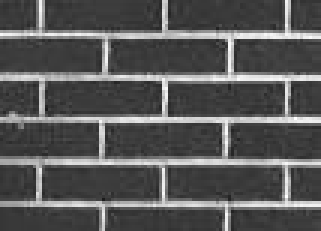
%> input picture Texture_Synthesis/input_textures/brickbw.jpg, 107 x 77 px (shown 3 times larger)
$ octave synthesize_textures.m   (GNU Octave 9; MATLAB toolbox functions it lacks are replaced by stand-ins)
%> lines starting %> are read from the running program, lines starting %| are printed output that depends on the picture; in (x1, y1, x2, y2) boxes, pixels count from 0 and x2, y2 are one past the last pixel; in counts of white or black regions, pixels touching at a corner belong together; the program's own positions count from 1
### Texture_Synthesis/grow_image.m
function [ I ] = grow_image(S, Wsize)
%> called with S = 'input_textures/brickbw.jpg', Wsize = 5
%GROW_IMAGE Implements the texture synthesis method of Efros and Leung for
% grayscale images.
%   Inputs:
%       S: The sample of the grayscale texture that we want to synthesize.
%       Wsize: A tuneable parameter, representing the window size to use
%           when matching a template to the sample. Small window sizes should
%           be used for high-frequency textures, whereas large window sizes
%           are suitable for more regular textures.
%    Outputs:
%       I: The synthesized texture.

% Sanity checking
if(mod(Wsize, 2) == 0) % Could be checking first dimension just as well
    err = MException('ArgCheck:badArgs', 'Window should be odd-sized');
    throw(err);
end

% Read inputs and create empty matrices
S = double((imread(S)));
%> S: size 77x107 double; min 26, max 255, mean 87.2; mean of the top-left, top-right, bottom-left and bottom-right quarters 81.5, 87.9, 87.1, 92.1
if(length(size(S)) == 3)
    S = rgb2gray(S);
end

%Synthesizing an equi-sized texture for efficiency reasons.
I = zeros(size(S, 1), size(S, 2));
M = zeros(size(S, 1), size(S, 2));

% OR, leave the laptop open all night and synthesize a larger texture...
%I = zeros(3*size(S, 1), 3*size(S, 2));
%M = zeros(3*size(S, 1), 3*size(S, 2));

% Take a random Wsize-sized "seed" sample from the input picture and place it
% somewhere in the output picture. Both the sample picked as well as the
% actual position of the seed in the new image are going to be randomized.
maxX = size(S, 1) - (Wsize - 1) / 2;
%> maxX = 75
maxY = size(S, 2) - (Wsize - 1) / 2;
%> maxY = 105
randX = randi(maxX, 1, 1) + (Wsize - 1) / 2;
randY = randi(maxY, 1, 1) + (Wsize - 1) / 2;
seed = build_square(S, randX, randY, Wsize); % guaranteed to take a square chunk of the image, without falling off the border, because of the uniform distribution limits.
%> after the loop in build_square, `for ii = i-(n-1)/2:i+(n - 1)/2`: S = [67 68 68 67 58; 55 58 64 69 55; 57 58 60 62 54; 79 78 75 72 80; 175 172 165 159 143]
%> seed has the same summary as S in build_square
randX = randi(maxX, 1, 1) + (Wsize - 1) / 2;
randY = randi(maxY, 1, 1) + (Wsize - 1) / 2;
I(randX : randX + Wsize - 1, randY: randY + Wsize - 1) = seed; % putting the seed in the new picture
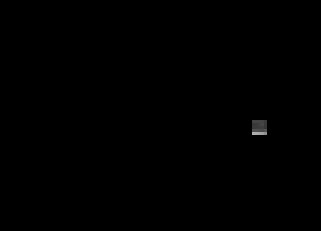
%> I: size 77x107 double (shown 3 times larger); min 0, max 175, mean 0.3
M(randX : randX + Wsize - 1, randY: randY + Wsize - 1) = 1; % binary mask needs to reflect the fact that these pixels are now filled...
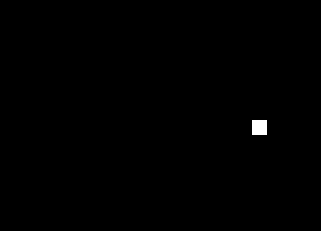
%> M: size 77x107 double (shown 3 times larger); values 0 (black) and 1 (white), 0.3% white; 1 white region, box (x1, y1, x2, y2) and area: (84, 40, 89, 45) 25

Threshold = 0.3; % Kind of trying to emulate what the authors did without using two different variables for thresholds...
while ~isempty(M(M == 0)) % so long as there are pixels to fill...
    fprintf('\tStill have %d unfilled pixels.\n', length(M(M==0))); % uncomment to monitor progress as a function of
    %decreasing # unfilled pixels.
    progress = false; % guilty until proven innocent
    pixelList = get_pixels_with_filled_neighbors(M); % self-explanatory
    for i = 1:size(pixelList, 1) % for all candidate pixels found in the texture under synthesis...
        template = build_square(I, pixelList(i, 1), pixelList(i, 2), Wsize); % build the template from the texture that is currently synthesized
        local_mask = build_square(M, pixelList(i, 1), pixelList(i, 2), Wsize); % and chop down the relevant part of the mask
        best_matches = find_matches(template, S, local_mask, Threshold); % find the matches of the template in the original texture
        if(~isempty(best_matches)) % If there was at least one pixel match from the template...
            selected_pixel = best_matches(randi(size(best_matches, 1), 1, 1), :); % Pick a random pixel from the best matched pixels
            I(pixelList(i, 1), pixelList(i, 2)) = S(selected_pixel(1), selected_pixel(2)); % Copy the pixel over
            M(pixelList(i, 1), pixelList(i,2)) = 1; % mark pixel as filled
            progress = true; % at least one match was found
        end
    end
    if(~progress) % we did not make any progress because the threshold was too tight.
        Threshold = Threshold * 1.1; % so, adapt it.
    end
end

end

function [PixelList] = get_pixels_with_filled_neighbors(M)
% GET_PIXELS_WITH_FILLED_NEIGHBORS Gets the non-filled pixels with
%   filled neighbors. This is accomplished by subtracting the mask from its
%   morphological dilation, where a 3 x 3 square of 1's is considered as the
%   rectangle parameter.
%   Inputs:
%       M: A binary mask where 1's represent filled pixels and 0's represent
%       non-filld pixels.
%   Outputs:
%       PixelList: The list of non-filled pixels with at least one filled
%           neighbor, where neighbors are considered only pixel-wide. If we allowed
%           neighbors to be considered at a window-sized distance (see function
%           grow_image for the explanation of the window size parameter), then:
%           (1)The PixelList would be very large and would impose a bottleneck
%           for the algorithm and (2)the quality of the cdf approximation would be
%           lower, because we would have less pixels to consider as our neighbors
%           (the local mask patch would have more 0s than 1s, at least initially).

MDil = imdilate(M, ones(3, 3));
Msub = MDil - M;
[i, j] = ind2sub([size(Msub, 1), size(Msub, 2)], find(Msub == 1));
PixelList = [i j];
end

### Texture_Synthesis/build_square.m
function [ S ] = build_square(I, i, j, n)
%BUILD_SQUARE Create a square around pixel I(i,j) of an image I. The square is of
% dimensions n x n. Image boundaries are zero-padded.
%   Inputs:
%       I: a grayscale image read in memory through imread() and
%           normalized in the interval [0, 1]
%       i: the row of the pixel
%       j: the column of the pixel
%       n: the width of the square to build.
%   Outputs:
%       S: An nxn square around the pixel I(i, j).

if(n >= size(I, 1) || n >= size(I, 2))
    err = MException('argCheck:badArgs', 'Square requested is too large for provided image');
    throw(err);
end

S = zeros(n, n);
x = 1; y = 1;
for ii = i-(n-1)/2:i+(n - 1)/2
    for jj = j-(n -1)/2:j+(n-1)/2
        if(ii < 1 || ii > size(I, 1))
            S(x, y) = 0; % zero-padding the image
        elseif(jj < 1  || jj > size(I, 2))
            S(x, y) = 0; % same
        else
            S(x, y) = I(ii, jj); % copy over
        end
        y=y+1; % move over to the right
    end
    x=x+1; % move down
    y = 1; % reset y
end
end

### Texture_Synthesis/synthesize_textures.m
%% Synthesize three different texture for four different window sizes.

clear; clc;
% Bricks...
fprintf('Synthesizing bricks texture with a window size of 5....\n');
%> (the run ends here)
